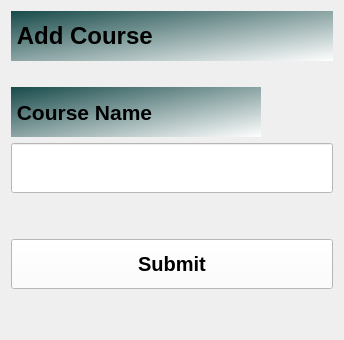
                 <widget class="QWidget" name="stackedWidget_9Page1">
                  <layout class="QVBoxLayout" name="verticalLayout_7">
                   <item alignment="Qt::AlignVCenter">
                    <widget class="QLabel" name="label_16">
                     <property name="minimumSize">
                      <size>
                       <width>0</width>
                       <height>50</height>
                      </size>
                     </property>
                     <property name="font">
                      <font>
                       <pointsize>18</pointsize>
                       <weight>75</weight>
                       <bold>true</bold>
                      </font>
                     </property>
                     <property name="styleSheet">
                      <string notr="true">background:qlineargradient(spread:pad, x1:0, y1:0, x2:1, y2:1, stop:0 rgba(24, 74, 74, 255), stop:1 rgba(255, 255, 255, 255))</string>
                     </property>
                     <property name="text">
                      <string> Add Course                           </string>
                     </property>
                    </widget>
                   </item>
                   <item>
                    <spacer name="horizontalSpacer_3">
                     <property name="orientation">
                      <enum>Qt::Horizontal</enum>
                     </property>
                     <property name="sizeHint" stdset="0">
                      <size>
                       <width>40</width>
                       <height>20</height>
                      </size>
                     </property>
                    </spacer>
                   </item>
                   <item>
                    <widget class="QLabel" name="label_18">
                     <property name="minimumSize">
                      <size>
                       <width>250</width>
                       <height>50</height>
                      </size>
                     </property>
                     <property name="maximumSize">
                      <size>
                       <width>250</width>
                       <height>16777215</height>
                      </size>
                     </property>
                     <property name="font">
                      <font>
                       <pointsize>16</pointsize>
                       <weight>75</weight>
                       <bold>true</bold>
                      </font>
                     </property>
                     <property name="styleSheet">
                      <string notr="true">background:qlineargradient(spread:pad, x1:0, y1:0, x2:1, y2:1, stop:0 rgba(24, 74, 74, 255), stop:1 rgba(255, 255, 255, 255))</string>
                     </property>
                     <property name="text">
                      <string> Course Name</string>
                     </property>
                    </widget>
                   </item>
                   <item>
                    <widget class="QLineEdit" name="lineEdit_12">
                     <property name="minimumSize">
                      <size>
                       <width>0</width>
                       <height>50</height>
                      </size>
                     </property>
                     <property name="font">
                      <font>
                       <pointsize>15</pointsize>
                      </font>
                     </property>
                     <property name="styleSheet">
                      <string notr="true">background:white;</string>
                     </property>
                    </widget>
                   </item>
                   <item>
                    <spacer name="horizontalSpacer_4">
                     <property name="orientation">
                      <enum>Qt::Horizontal</enum>
                     </property>
                     <property name="sizeHint" stdset="0">
                      <size>
                       <width>40</width>
                       <height>20</height>
                      </size>
                     </property>
                    </spacer>
                   </item>
                   <item>
                    <spacer name="horizontalSpacer_5">
                     <property name="orientation">
                      <enum>Qt::Horizontal</enum>
                     </property>
                     <property name="sizeHint" stdset="0">
                      <size>
                       <width>40</width>
                       <height>20</height>
                      </size>
                     </property>
                    </spacer>
                   </item>
                   <item>
                    <widget class="QPushButton" name="pushButton_18">
                     <property name="minimumSize">
                      <size>
                       <width>0</width>
                       <height>50</height>
                      </size>
                     </property>
                     <property name="font">
                      <font>
                       <pointsize>15</pointsize>
                       <weight>75</weight>
                       <bold>true</bold>
                      </font>
                     </property>
                     <property name="styleSheet">
                      <string notr="true">background:white;</string>
                     </property>
                     <property name="text">
                      <string>Submit</string>
                     </property>
                    </widget>
                   </item>
                   <item>
                    <spacer name="verticalSpacer_3">
                     <property name="orientation">
                      <enum>Qt::Vertical</enum>
                     </property>
                     <property name="sizeHint" stdset="0">
                      <size>
                       <width>20</width>
                       <height>40</height>
                      </size>
                     </property>
                    </spacer>
                   </item>
                  </layout>
                 </widget>
